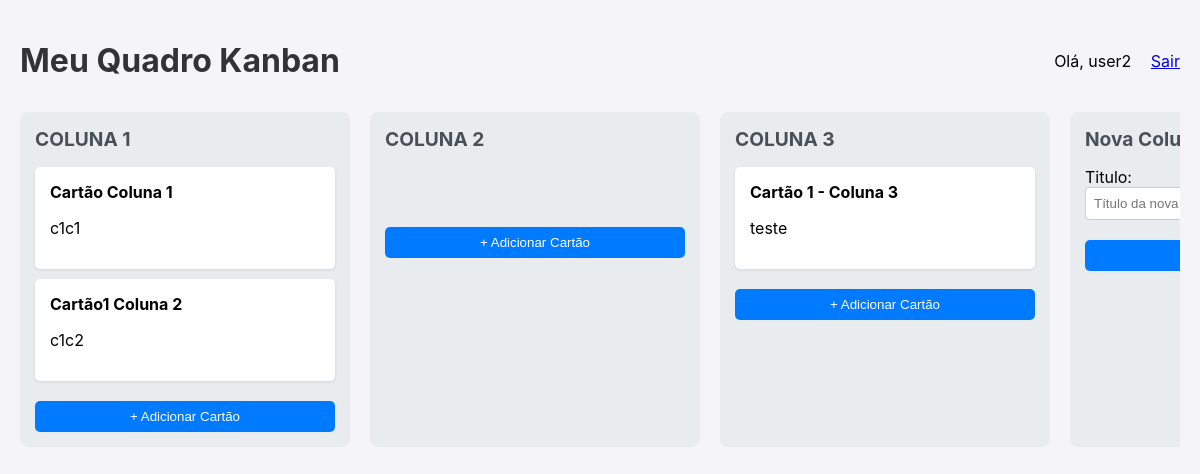
Screenshot of / (signed in) with the database file from the repository.
### quadro/models.py (models this page shows, shortened)
class Coluna(models.Model):
    user = models.ForeignKey(User, on_delete=models.CASCADE) # Novo campo
    titulo = models.CharField(max_length=100)
    ordem = models.PositiveIntegerField(default=0, blank=False, null=False)
    class Meta:
        ordering = ['ordem']

class Cartao(models.Model):
    user = models.ForeignKey(User, on_delete=models.CASCADE) # Novo campo
    titulo = models.CharField(max_length=200)
    descricao = models.TextField(blank=True)
    coluna = models.ForeignKey(Coluna, on_delete=models.CASCADE, related_name='cartoes')
    ordem = models.PositiveIntegerField(default=0, blank=False, null=False)
    class Meta:
        ordering = ['ordem']

### quadro/views.py (the view)
# urls.py: path('', views.quadro_kanban, name='quadro_kanban'),
@login_required
def quadro_kanban(request):
    colunas = Coluna.objects.filter(user=request.user).prefetch_related('cartoes')
    contexto = { 'colunas': colunas, 'form': CartaoForm(), 'coluna_form': ColunaForm() }
    return render(request, 'quadro/quadro_kanban.html', contexto)

### quadro/forms.py
class CartaoForm(forms.ModelForm):
    class Meta:
        model = Cartao
        fields = ['titulo', 'descricao']
        widgets = {
            'titulo': forms.TextInput(attrs={'class': 'form-control', 'placeholder': 'Título do cartão'}),
            'descricao': forms.Textarea(attrs={'class': 'form-control', 'rows': 3, 'placeholder': 'Descrição...'}),
        }

class ColunaForm(forms.ModelForm):
    class Meta:
        model = Coluna
        fields = ['titulo']
        widgets = {
            'titulo': forms.TextInput(attrs={
                'class': 'form-control',
                'placeholder': 'Título da nova coluna'
            }),
        }

### quadro/templates/quadro/quadro_kanban.html (shortened to what this page needs)
{% load static %}
<!DOCTYPE html>
<html lang="pt-br">
<head>
    <link rel="stylesheet" href="{% static 'css/kanban.css' %}">
</head>
<body>
    <header style="display: flex; justify-content: space-between; align-items: center;">
        <h1>Meu Quadro Kanban</h1>
        <div>
            {% if user.is_authenticated %}
                <span>Olá, {{ user.username }}</span>
                <a href="#" hx-post="{% url 'logout_customizado' %}" style="margin-left: 15px;">Sair</a>
            {% else %}
                <a href="{% url 'login' %}">Entrar</a>
                <a href="{% url 'registrar' %}" style="margin-left: 15px;">Registrar</a>
            {% endif %}
        </div>
    </header>
    {% if user.is_authenticated %}
    <div class="kanban-board">
        {% for coluna in colunas %}
            {% include 'quadro/_coluna.html' with coluna=coluna %}
        {% endfor %}
        <div class="kanban-column add-column-form">
            <h2>Nova Coluna</h2>
            <form hx-post="{% url 'adicionar_coluna' %}"
                  hx-target=".kanban-board"
                  hx-swap="beforeend"
                  hx-on::after-request="this.reset()">
                {{ coluna_form.as_p }}
                <button type="submit" class="add-card-btn">Criar Coluna</button>
            </form>
        </div>
    </div>
    {% else %}
        <p>Por favor, <a href="{% url 'login' %}">faça login</a> para ver seu quadro Kanban.</p>
    {% endif %}
</body>
</html>

### quadro/templates/quadro/_coluna.html
<div class="kanban-column">
    <h2>{{ coluna.titulo }}</h2>
    <div class="card-list"
         id="card-list-{{ coluna.id }}"
         data-coluna-id="{{ coluna.id }}"
         hx-post="{% url 'mover_cartao' %}"
         hx-trigger="endDrag">
        {% for cartao in coluna.cartoes.all %}
            {% include 'quadro/_cartao.html' with cartao=cartao %}
        {% endfor %}
    </div>
    {% include 'quadro/_add_card_button.html' with coluna=coluna %}
</div>

### quadro/templates/quadro/_cartao.html (shortened to what this page needs)
<div class="kanban-card"
     data-cartao-id="{{ cartao.id }}"
     hx-get="{% url 'editar_cartao' cartao.id %}"
     hx-target="this"
     hx-swap="outerHTML">
    <strong>{{ cartao.titulo }}</strong>
    {% if cartao.descricao %}
        <p>{{ cartao.descricao|linebreaksbr }}</p>
    {% endif %}
</div>

### quadro/templates/quadro/_add_card_button.html
<div id="form-container-{{ coluna.id }}">
    <button class="add-card-btn"
            hx-get="{% url 'adicionar_cartao' coluna.id %}"
            hx-target="#form-container-{{ coluna.id }}"
            hx-swap="innerHTML">
        + Adicionar Cartão
    </button>
</div>

### static/css/kanban.css (style rules this page uses)
body { font-family: -apple-system, BlinkMacSystemFont, "Segoe UI", Roboto, Helvetica, Arial, sans-serif; background-color: #f4f4f9; margin: 0; padding: 20px; box-sizing: border-box; }
h1 { color: #333; }
.kanban-board { display: flex; gap: 20px; padding: 10px 0; overflow-x: auto; }
.kanban-column { background: #e9ecef; border-radius: 8px; padding: 15px; width: 300px; flex-shrink: 0; }
.kanban-column h2 { margin-top: 0; font-size: 1.2em; color: #495057; }
.card-list { min-height: 50px; }
.kanban-card { background: white; border-radius: 5px; padding: 15px; margin-bottom: 10px; box-shadow: 0 1px 3px rgba(0,0,0,0.1); cursor: grab; position: relative; }
.add-card-btn { background-color: #007bff; color: white; border: none; border-radius: 5px; padding: 8px 12px; cursor: pointer; width: 100%; margin-top: 10px; }
form { margin-top: 10px; }
form p { margin: 10px 0; }
.form-control { width: 100%; padding: 8px; box-sizing: border-box; border-radius: 4px; border: 1px solid #ccc; }

### rows the page displays
Coluna: titulo "COLUNA 1"
Cartao: titulo "Cartão Coluna 1", descricao "c1c1"
Cartao: titulo "Cartão1 Coluna 2", descricao "c1c2"
Coluna: titulo "COLUNA 2"
Coluna: titulo "COLUNA 3"
Cartao: titulo "Cartão 1 - Coluna 3", descricao "teste"

### other values shown
{{ user.username }} "user2"
